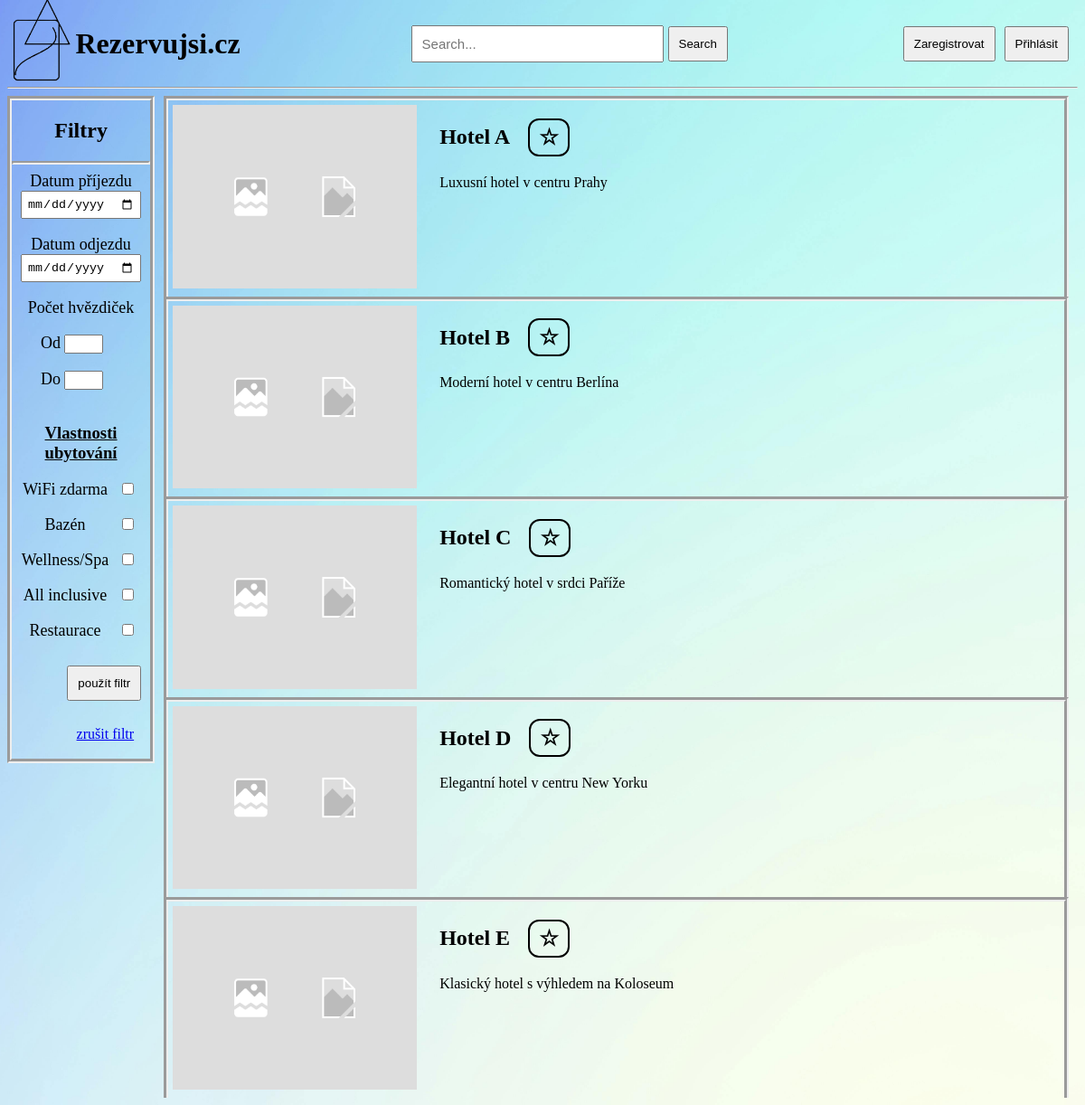
The page / on the database its author committed.
### tables this page shows
CREATE TABLE IF NOT EXISTS `Hotel` (
  `idHotel` INT(11) NOT NULL AUTO_INCREMENT,
  `nazev_hotelu` VARCHAR(45) NOT NULL,
  `zeme` VARCHAR(45) NOT NULL,
  `mesto` VARCHAR(45) NOT NULL,
  `adresa` VARCHAR(45) NOT NULL,
  `hodnocení` INT NOT NULL,
  `popis` TEXT NOT NULL,
  `tel. cislo` VARCHAR(20) NOT NULL,
  `email` VARCHAR(45) NOT NULL,
  PRIMARY KEY (`idHotel`),
  UNIQUE INDEX `idHotel_UNIQUE` (`idHotel` ASC) VISIBLE);

### index.php (the view, shortened to what this page needs)
<!DOCTYPE html>
<html>
<head>
  <link rel="stylesheet" href="projekt_home.css">
  <link rel="stylesheet" href="header.css">
  <?php
  include 'conn.php';
  ?>
</head>
<body>
  <header>
    <div class="logo-container">
      <div class="logo">
        <img src="rezervuj.png" alt="logo" class="logo">
      </div>
      <h1 class="name">Rezervujsi.cz</h1>
    </div>
      <form style="width: 30%;" class="search-bar-conteiner" method="GET" action="index.php" style="display: flex;">
        <input type="text" placeholder="Search..." class="search-bar" name="search" value="<?php echo isset($_GET['search']) ? $_GET['search'] : ''; ?>">
        <button type="submit" class="search-button">Search</button>
      </form>
    <div>
      <?php if(isset($_SESSION['loggedin']) && $_SESSION['loggedin'] === true): ?>
        <a href="logout.php"><button class="button"> Odhlásit se </button></a>
      <?php else: ?>
        <a href="projekt_login.php"><button class="button"> Přihlásit </button></a>
        <a href="projekt_register.php"><button class="button"> Zaregistrovat </button></a>
      <?php endif; ?>
    </div>
  </header>
  <hr>
  <div class="two-div-container">
    <div class="filter">
      <h2>Filtry</h2>
      <hr style="border-width: 2px">
      <form method="GET" action="index.php">
        <label for="datum-prijezdu" style="font-size: 18px">Datum příjezdu</label>
        <br>
        <input type="date" id="datum-prijezdu" name="datum-prijezdu" style="padding: 5px" value="<?php echo isset($_GET['datum-prijezdu']) ? $_GET['datum-prijezdu'] : ''; ?>"><br>
        <br>
        <label for="datum-odjezdu" style="font-size: 18px">Datum odjezdu</label>
        <br>
        <input type="date" id="datum-odjezdu" name="datum-odjezdu" style="padding: 5px" value="<?php echo isset($_GET['datum-odjezdu']) ? $_GET['datum-odjezdu'] : ''; ?>"><br>
        <br>
        <p style="font-size: 18px; margin: 0;">Počet hvězdiček</p><br>
        <label for="pocet-hvezdicek-od" style="font-size: 18px">Od</label>
        <input id="pocet-hvezdicek-od" name="pocet-hvezdicek-od" type="number" style="width: 35px; margin-right: 20px;" max="5" min="0" value="<?php echo isset($_GET['pocet-hvezdicek-od']) ? $_GET['pocet-hvezdicek-od'] : ''; ?>"><br>
        <br>
        <label for="pocet-hvezdicek-do" style="font-size: 18px">Do</label>
        <input id="pocet-hvezdicek-do" name="pocet-hvezdicek-do" type="number" style="width: 35px; margin-right: 20px;" max="5" min="0" value="<?php echo isset($_GET['pocet-hvezdicek-do']) ? $_GET['pocet-hvezdicek-do'] : ''; ?>"><br>
        <br>
        <h3> <u>Vlastnosti ubytování</u></h3>
        <label for="WIFI" style="font-size: 18px">WiFi zdarma</label>
        <input id="WIFI" name="WIFI" type="checkbox" class="check-box" <?php echo isset($_GET['WIFI']) && $_GET['WIFI'] == 'on' ? 'checked' : ''; ?>> <br>
        <br>
        <label for="bazen" style="font-size: 18px">Bazén</label>
        <input id="bazen" name="bazen" type="checkbox" class="check-box" <?php echo isset($_GET['bazen']) && $_GET['bazen'] == 'on' ? 'checked' : ''; ?>> <br>
        <br>
        <label for="wellness" style="font-size: 18px">Wellness/Spa</label>
        <input id="wellness" name="wellness" type="checkbox" class="check-box" <?php echo isset($_GET['wellness']) && $_GET['wellness'] == 'on' ? 'checked' : ''; ?>> <br>
        <br>
        <label for="all_inclusive" style="font-size: 18px">All inclusive</label>
        <input id="all_inclusive" name="all_inclusive" type="checkbox" class="check-box"<?php echo isset($_GET['all_inclusive']) && $_GET['all_inclusive'] == 'on' ? 'checked' : ''; ?>> <br>
        <br>
        <label for="restaurace" style="font-size: 18px">Restaurace</label>
        <input id="restaurace" name="restaurace" type="checkbox" class="check-box" <?php echo isset($_GET['restaurace']) && $_GET['restaurace'] == 'on' ? 'checked' : ''; ?>> <br>
        <br>
        <input type="submit" class="button" style="margin-left: 100%" value="použít filtr">
        <a href="index.php" style="float: right; margin: 18px;">zrušit filtr</a>
      </form>
    </div>
    <div class="hotels-list">
      <?php
      $sql = "SELECT * FROM Hotel WHERE 1=1";
      $result = $conn->query($sql);
      if ($result->num_rows > 0) {
          while ($row = $result->fetch_assoc()) {
              ?>
              <a href="projekt_hotel.php?id=<?php echo $row["idHotel"]; ?>" class="hyperlink">
                <div class="hotel-container">
                  <div style="width: fit-content;">
                    <img src="placeholderimg.jpg" alt="placeholder" class="hotel-img">
                  </div>
                  <div class="hotel-text">
                    <div style="display: flex; align-items: center; width: 100%;">
                      <h2><?php echo $row["nazev_hotelu"]; ?></h2>
                      <h2 class="hotel-rating"><?php echo $row["hodnoceni"]; ?> ☆</h2>
                    </div>
                    <p style="margin-top: 0;">
                      <?php echo $row["popis"]; ?>
                    </p>
                  </div>
                </div>
              </a>
              <?php
          }
      } else {
          echo "Omlouváme se, ale vašemu filtru neodpovídá žádný výsledek";
      }
      ?>
    </div>
  </div>
</body>
</html>

### projekt_home.css (style rules this page uses)
body { background-image: url('background.jpeg'); background-size: cover; background-repeat: no-repeat; background-position: center; }
.filter { text-align: center; width: 15%; height: 100%; border-style: groove; border-width: 5px; align-items: center; }
.hotel-container { margin: 1%; margin-top: 0; border-style: groove; border-width: 5px; display: flex; margin-bottom: 0; flex-direction: row; border-bottom: none; }
.two-div-container { display: flex; }
.hotel-img { width: 270px; margin: 5px; }
.hotel-text { width: 75%; margin-left: 2%; margin-right: 2%; display: flex; flex-direction: column; }
.hotel-rating { margin-left: 20px; border-width: 2px; border-style: solid; border-radius: 12px; padding: 5px; padding-left: 10px; padding-right: 10px; }
.hotels-list { width: 100%; }
.check-box { float: right; margin-right: 18px; }
button { cursor: pointer; }
.hyperlink { color: inherit; text-decoration: none; }

### header.css (style rules this page uses)
header { display: flex; justify-content: space-between; align-items: center; position: sticky; height: 10vh; }
.logo-container { display: flex; align-items: center; }
.name { font-family: 'Century Gothic'; width: 20%; text-align: center; margin: 0; color: inherit; text-decoration: none; }
.logo img { height: 100px; width: auto; }
.button { float: right; padding: 10px; margin: 10px; margin-left: auto; height: fit-content; align-items: center; }
.search-bar { align-content: center; align-items: center; padding: 10px; width: 100%; font-size: 15px; }
.search-button { padding: 10px; margin: 5px; align-items: center; }
.search-bar-conteiner { display: flex; align-items: center; }
button { cursor: pointer; }
.hyperlink { color: black; text-decoration: none; }

### rows shown on the page
hotel: nazev_hotelu "Hotel A", popis "Luxusní hotel v centru Prahy"
hotel: nazev_hotelu "Hotel B", popis "Moderní hotel v centru Berlína"
hotel: nazev_hotelu "Hotel C", popis "Romantický hotel v srdci Paříže"
hotel: nazev_hotelu "Hotel D", popis "Elegantní hotel v centru New Yorku"
hotel: nazev_hotelu "Hotel E", popis "Klasický hotel s výhledem na Koloseum"
